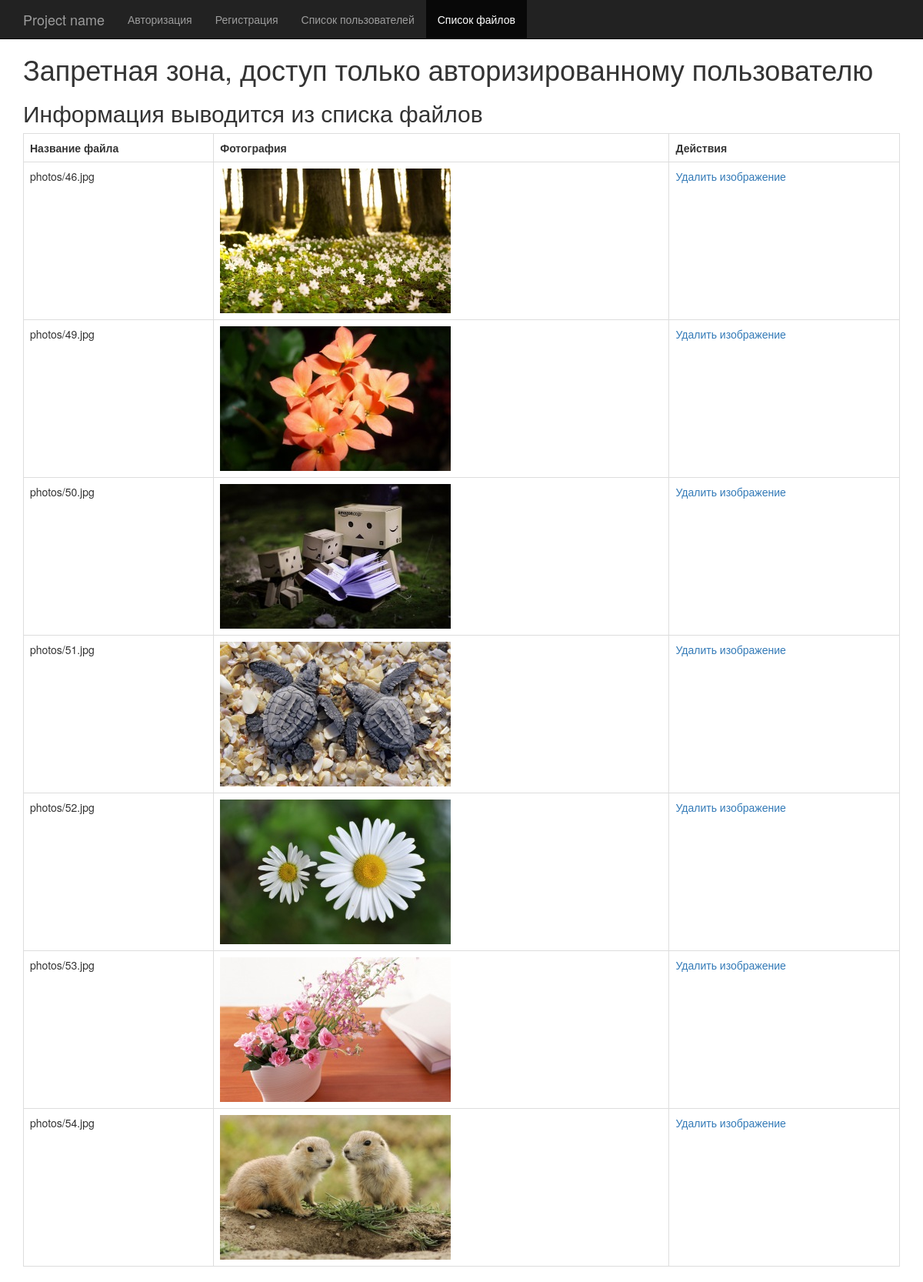
/starter_homework_4/filelist.php?action=Nastya (signed in), run on the app's committed database.
### tables this page shows
CREATE TABLE `users` (
  `id` int(11) NOT NULL,
  `login` varchar(50) NOT NULL,
  `password` varchar(255) NOT NULL,
  `name` tinytext NOT NULL,
  `age` int(11) DEFAULT NULL,
  `description` text,
  `photo` text
);

### starter_homework_4/filelist_.php (the view)
<?php
require_once 'starter_db.php';
$list = $pdo->prepare("SELECT login, photo FROM users");
$list->execute();
$array_filelist = $list->fetchAll(PDO::FETCH_ASSOC);
$table_new_filelist = '';
$action = $_GET['action'];
foreach ($array_filelist as $mas) {
    switch ($action) {
        case "{$mas['login']}":
            $delete = $pdo->prepare("UPDATE users SET photo=null WHERE login=:login");
            $delete->execute([':login' => $mas['login']]);
            break;
        default:
            if (empty($mas['photo'])) {
                continue;
            } else {
                $table = "<tr><td>{$mas['photo']}</td>
                <td><img src='{$mas['photo']}' alt=''></td>
                <td><a href='?action={$mas['login']}'>Удалить изображение</a></td>
                </tr>";
                $table_new_filelist .= $table;
                break;
            }
    }
}

### starter_homework_4/filelist.php (shortened to what this page needs)
<!DOCTYPE html>
<html lang="en">
  <head>
    <link href="css/bootstrap.min.css" rel="stylesheet">
    <link href="starter-template.css" rel="stylesheet">
  </head>
  <body>
    <nav class="navbar navbar-inverse navbar-fixed-top">
      <div class="container">
        <div class="navbar-header">
          <a class="navbar-brand" href="#">Project name</a>
        </div>
        <div id="navbar" class="collapse navbar-collapse">
          <ul class="nav navbar-nav">
            <li><a href="index.php">Авторизация</a></li>
            <li><a href="reg.php">Регистрация</a></li>
            <li><a href="list.php">Список пользователей</a></li>
            <li class="active"><a href="filelist.php">Список файлов</a></li>
          </ul>
        </div>
      </div>
    </nav>
    <div class="container">
    <h1>Запретная зона, доступ только авторизированному пользователю</h1>
      <h2>Информация выводится из списка файлов</h2>
      <table class="table table-bordered">
        <tr>
          <th>Название файла</th>
          <th>Фотография</th>
          <th>Действия</th>
        </tr>
          <?php
          if (!empty($_SESSION['user'])) {
              require_once 'filelist_.php';
              foreach ($array_filelist as $mas) {
                  if ($mas['login']==$_SESSION['user']) {
                      if (isset($table_new_filelist)) {
                          echo $table_new_filelist;
                      }
                  }
              }
          }
          ?>
      </table>
    </div>
  </body>
</html>

### starter_homework_4/starter-template.css (style rules this page uses)
body { padding-top: 50px; }

### data on the page
users: photo "photos/46.jpg", photo (picture)
users: photo "photos/49.jpg"
users: photo "photos/50.jpg"
users: photo "photos/51.jpg"
users: photo "photos/52.jpg"
users: photo "photos/53.jpg"
users: photo "photos/54.jpg"
